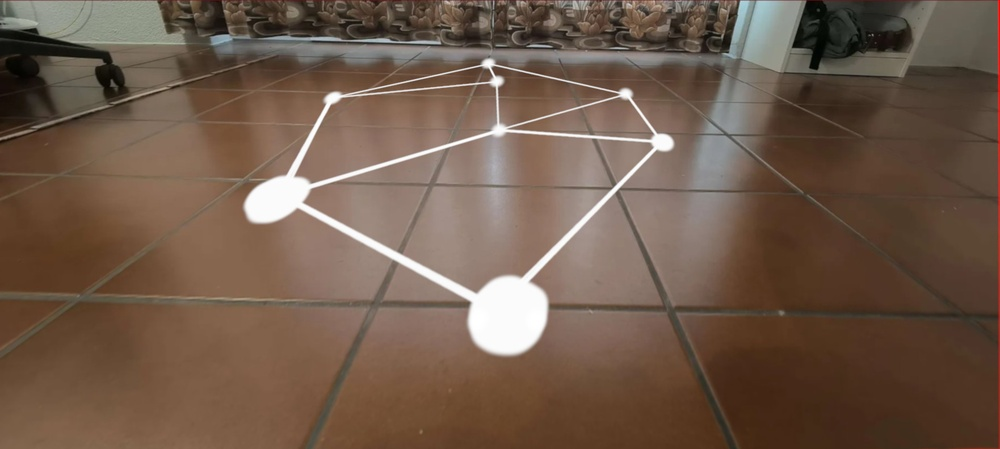
#> input picture src/utils/tests/Bilder/MusterBoden/boden1.jpg, 1000 x 449 px, shrunk from 1762 x 791 before the run, found by its file name
$ python MusterErkennung.py
#> lines starting #> are read from the running program, lines starting #| are printed output that depends on the picture; after the words box and inside, x2 and y2 are one past the last pixel; in counts of white or black regions, pixels touching at a corner belong together
import cv2
import numpy as np
import mediapipe as mp  # Korrekter Import
import networkx as nx
import matplotlib.pyplot as plt

# Mediapipe Initialisierung
mp_drawing = mp.solutions.drawing_utils
mp_pose = mp.solutions.pose


def detect_points_and_edges(image_path):
    # Bild laden
    img = cv2.imread(image_path)
#> img is the input picture: shape (449, 1000, 3); mean B, G, R 74.7, 90.2, 111.9
    if img is None:
        print("Fehler: Bild konnte nicht geladen werden!")
        return [], []

    # Bild in Graustufen umwandeln
    gray = cv2.cvtColor(img, cv2.COLOR_BGR2GRAY)
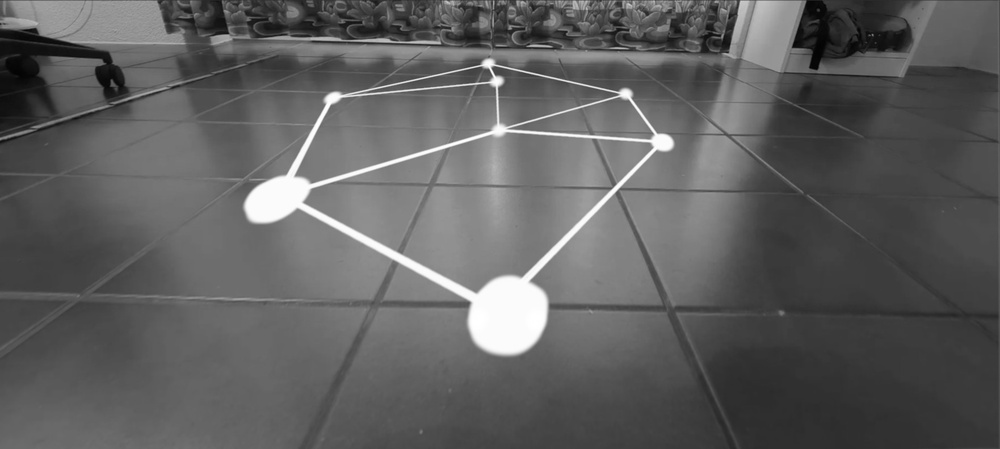
#> gray: shape (449, 1000); min 2, max 255, mean 94.9

    # Bild vorverarbeiten
    blurred = cv2.GaussianBlur(gray, (9, 9), 2)  # Rauschen reduzieren
    _, threshold = cv2.threshold(blurred, 200, 255, cv2.THRESH_BINARY)  # Schwelle anwenden
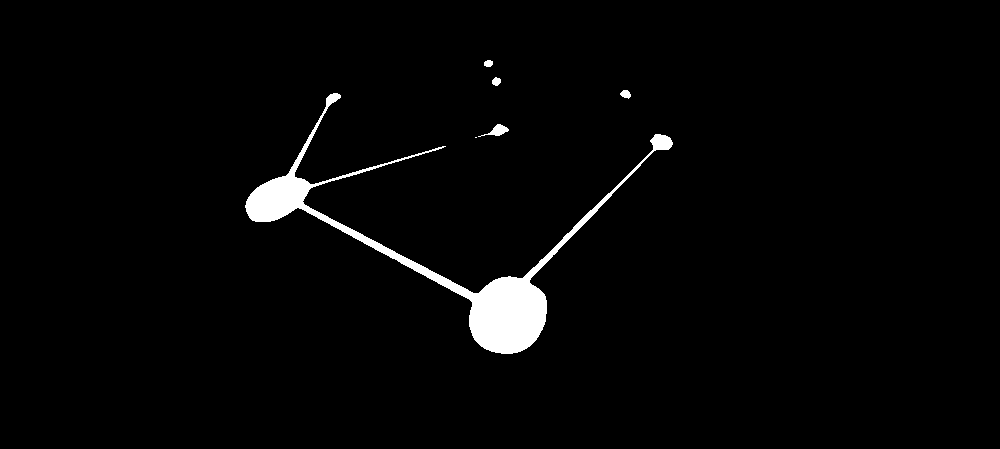
#> threshold: shape (449, 1000); 2.4% white; 6 white regions (1 under 20 px), largest, box (x1, y1, x2, y2) and area: (245, 93, 673, 354) 10213, (478, 124, 509, 137) 160, (620, 90, 631, 99) 68, (492, 77, 501, 86) 60, (484, 60, 493, 67) 52

    # Hough-Kreistransformation anwenden
    circles = cv2.HoughCircles(
        threshold,
        cv2.HOUGH_GRADIENT,
        dp=1,              # Auflösungsfaktor
        minDist=20,        # Mindestabstand zwischen den Kreismittelpunkten
        param1=50,         # Obere Schwelle für die Canny-Kantenerkennung
        param2=25,         # Schwelle für die Kreiserkennung (je kleiner, desto mehr Kreise)
        minRadius=10,      # Minimale Kreisgröße
        maxRadius=100      # Maximale Kreisgröße
    )
#> circles = None

    # Überprüfe, ob Kreise erkannt wurden
    if circles is None:
        print("Keine Kreise erkannt!")
        return [], []

    # Extrahiere die Mittelpunkte der Kreise
    circles = np.uint16(np.around(circles))
    points = [(circle[0], circle[1]) for circle in circles[0, :]]  # Mittelpunkte als Punkte

    print("Gefundene Punkte:", points)

    # Kanten mittels Adjazenzmatrix erkennen
    adjacency_matrix = np.array([
        [0, 1, 0, 0, 0, 1, 0, 1],  # A
        [1, 0, 1, 0, 0, 0, 0, 1],  # B
        [0, 1, 0, 1, 0, 0, 1, 1],  # C
        [0, 0, 1, 0, 1, 0, 1, 0],  # D
        [0, 0, 0, 1, 0, 1, 1, 0],  # E
        [1, 0, 0, 0, 1, 0, 1, 1],  # F
        [0, 0, 1, 1, 1, 1, 0, 1],  # G
        [1, 1, 1, 0, 0, 1, 1, 0]  # H
    ])

    edges = []
    for i in range(len(points)):
        for j in range(len(points)):
            if adjacency_matrix[i, j] == 1:
                edges.append((i, j))

    return points, edges


def draw_graph(points, edges):
    G = nx.Graph()

    for i, point in enumerate(points):
        G.add_node(i, pos=point)

    G.add_edges_from(edges)

    pos = nx.get_node_attributes(G, 'pos')
    plt.figure(figsize=(8, 6))
    nx.draw(G, pos, with_labels=True, node_size=500, node_color='black', font_color='white')
    plt.show()


# Beispiel-Aufruf
image_path = r"C:\Users\marin\PycharmProjects\PREN1G11\src\utils\tests\Bilder\MusterBoden\boden1.jpg"
points, edges = detect_points_and_edges(image_path)
draw_graph(points, edges)

$ run again, with src/utils/tests/Bilder/MusterBoden/boden2.jpg copied over src/utils/tests/Bilder/MusterBoden/boden1.jpg
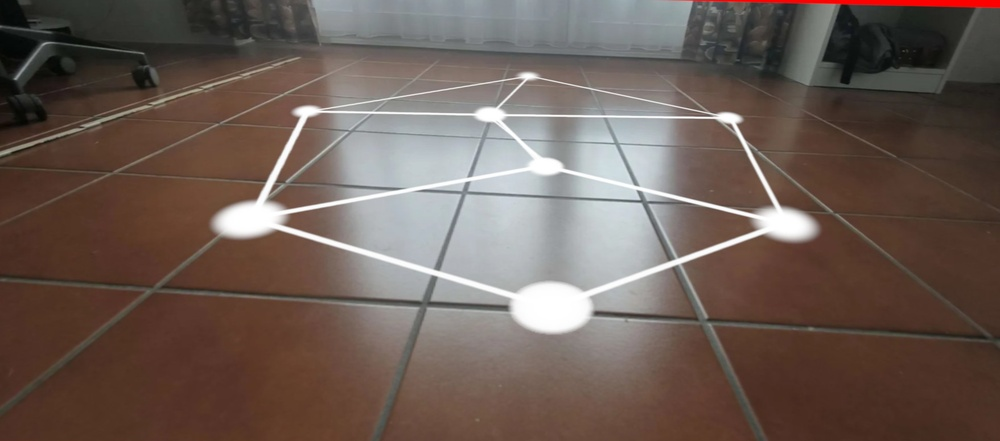
#> input picture src/utils/tests/Bilder/MusterBoden/boden2.jpg, 1000 x 441 px, shrunk from 1757 x 775 before the run, found by its file name
#> in detect_points_and_edges, img is the input picture: shape (441, 1000, 3); mean B, G, R 85, 92.6, 108.2
#> in detect_points_and_edges, `gray = cv2.cvtColor(img, cv2.COLOR_BGR2GRAY)`:
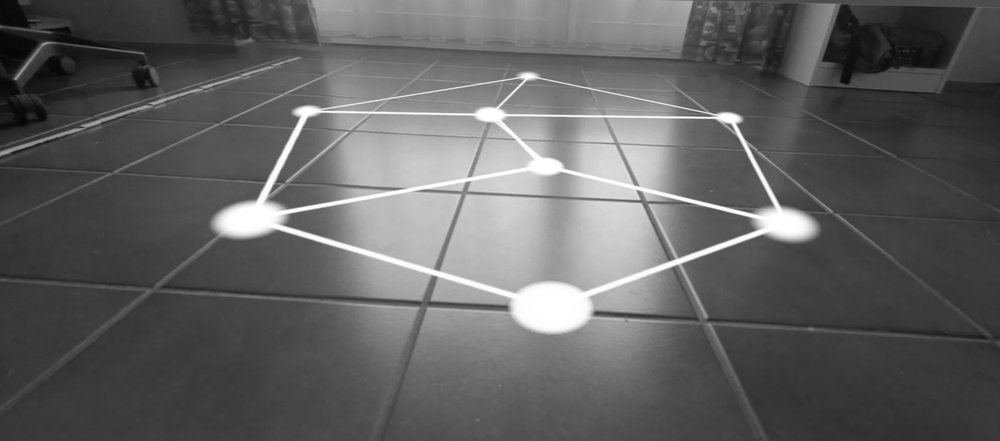
#> gray: shape (441, 1000); min 5, max 255, mean 96.4
#> in detect_points_and_edges, `_, threshold = cv2.threshold(blurred, 200, 255, cv2.THRESH_BINARY)`:
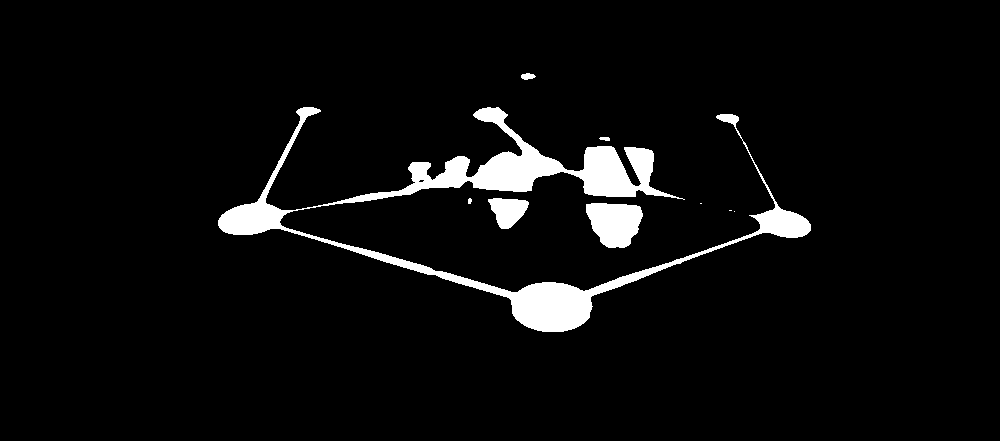
#> threshold: shape (441, 1000); 4.7% white; 9 white regions (3 under 20 px), largest, box (x1, y1, x2, y2) and area: (218, 107, 811, 332) 17942, (586, 203, 643, 248) 1935, (488, 198, 529, 229) 836, (521, 73, 536, 80) 74, (599, 137, 610, 141) 35, (468, 198, 472, 204) 20
#> circles = None

$ run again, with src/utils/tests/Bilder/MusterBoden/boden3.jpg copied over src/utils/tests/Bilder/MusterBoden/boden1.jpg
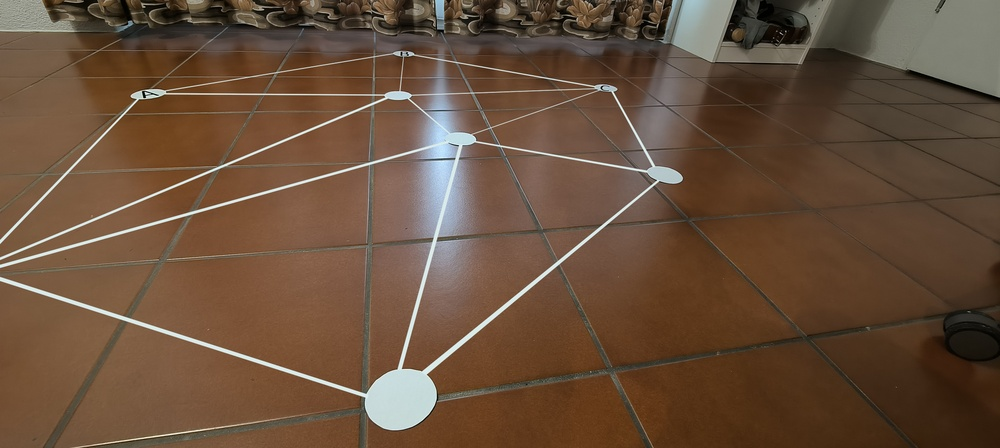
#> input picture src/utils/tests/Bilder/MusterBoden/boden3.jpg, 1000 x 448 px, shrunk from 4096 x 1834 before the run, found by its file name
#> in detect_points_and_edges, img is the input picture: shape (448, 1000, 3); mean B, G, R 59.6, 79.4, 104.5
#> in detect_points_and_edges, `blurred = cv2.GaussianBlur(gray, (9, 9), 2)`:
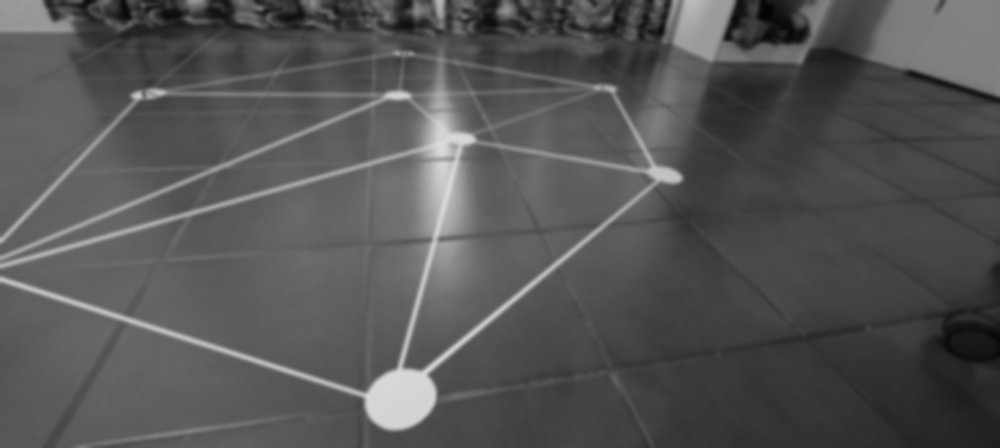
#> blurred: shape (448, 1000); min 2, max 221, mean 84.7
#> in detect_points_and_edges, `_, threshold = cv2.threshold(blurred, 200, 255, cv2.THRESH_BINARY)`:
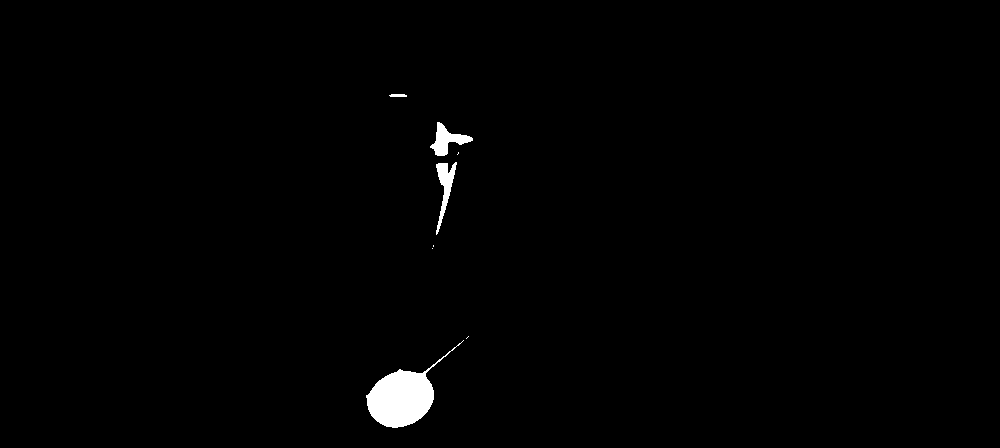
#> threshold: shape (448, 1000); 0.95% white; 8 white regions (4 under 20 px), largest, box (x1, y1, x2, y2) and area: (366, 340, 464, 428) 3024, (430, 122, 473, 156) 599, (436, 162, 457, 235) 566, (389, 94, 407, 97) 49
#> circles = None
